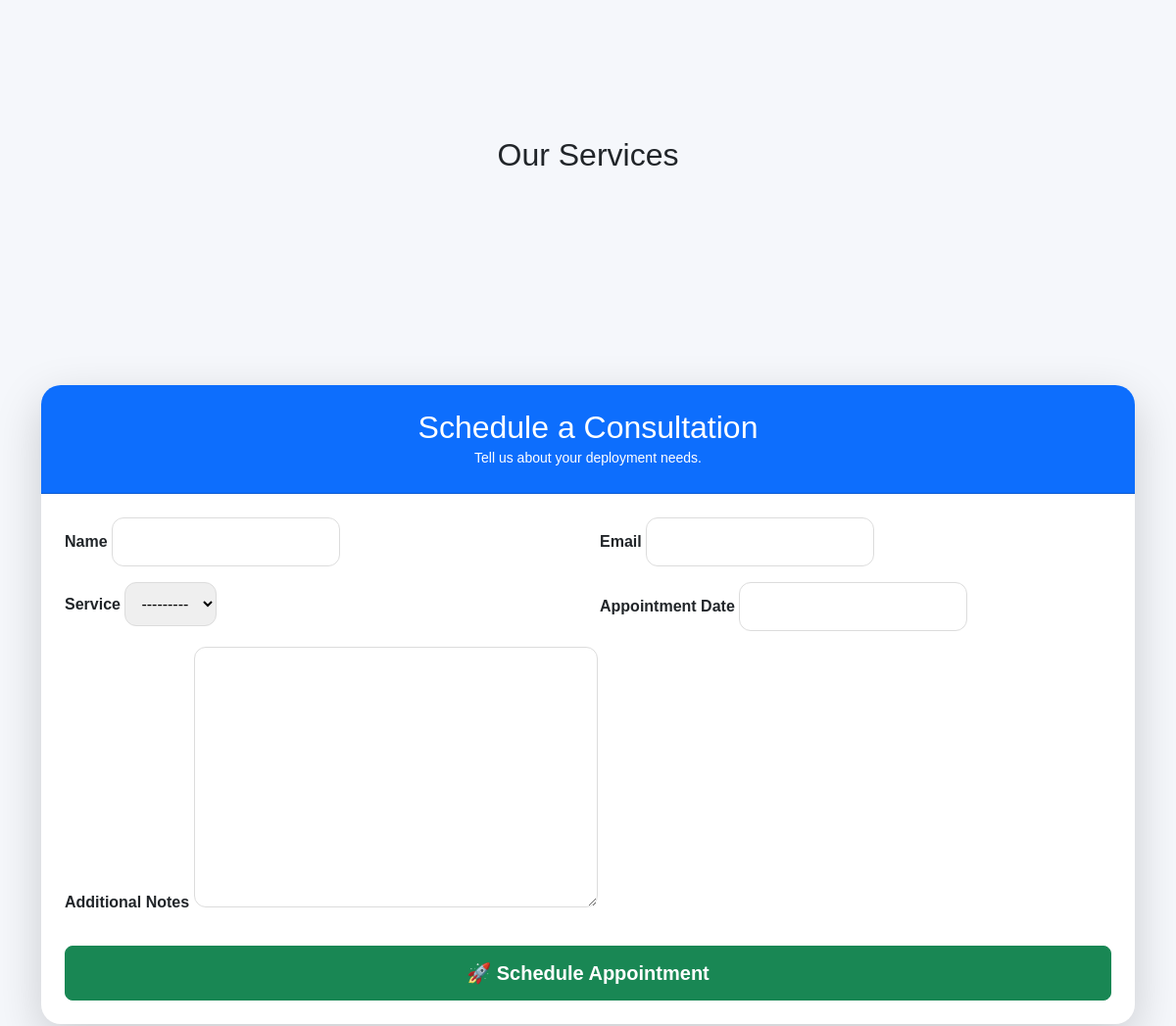
Before: / (middle part) with the older database file.
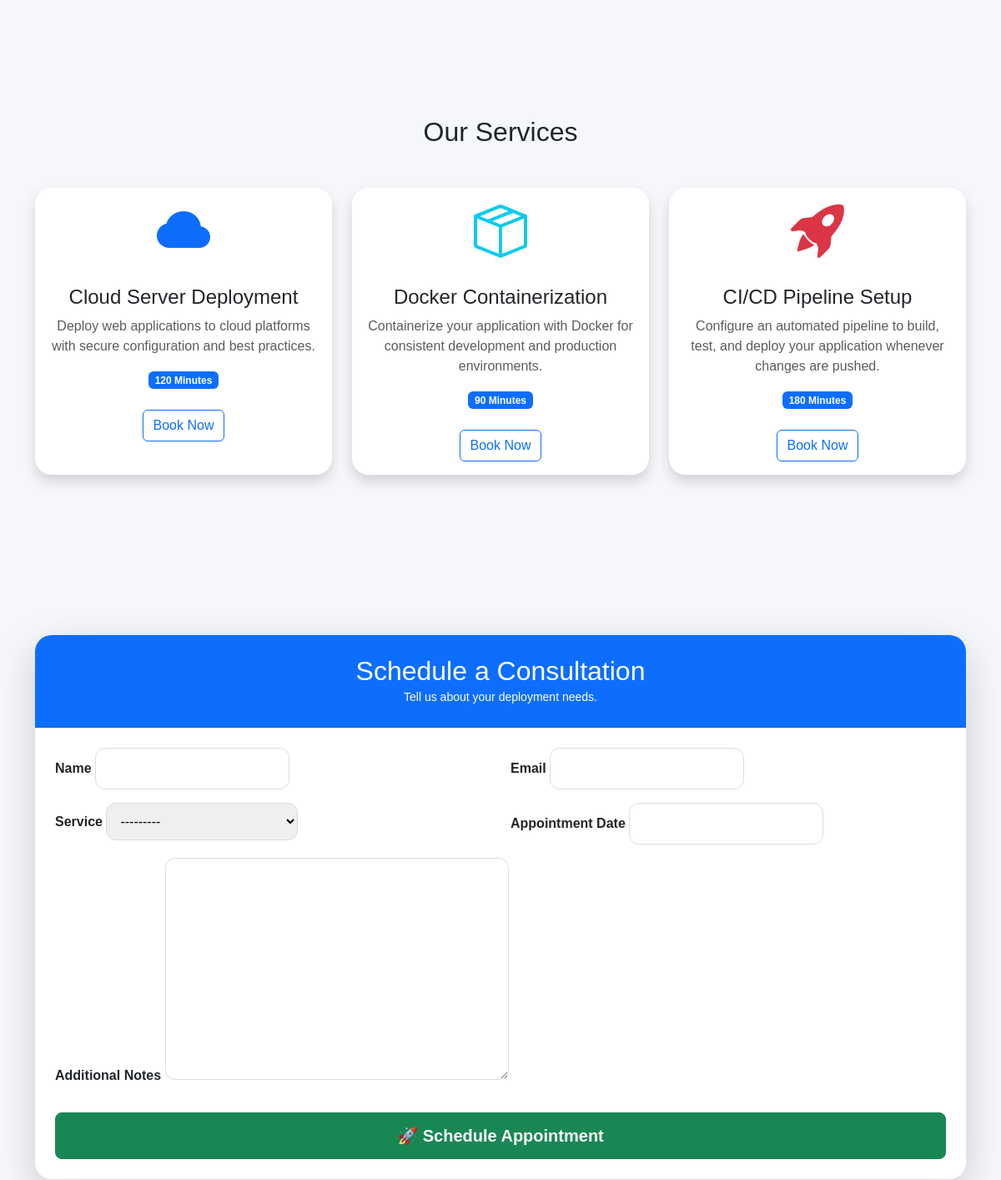
After: the same page with the newer database file.
### scheduler/models.py (models this page shows)
class Service(models.Model):
    name = models.CharField(max_length=100)
    description = models.TextField()
    duration = models.PositiveIntegerField(help_text="Duration in minutes")
    def __str__(self):
        return self.name

### scheduler/views.py (the view)
# urls.py: path('', views.home, name='home'),
def home(request):
    services = Service.objects.all()
    if request.method == "POST":
        form = AppointmentForm(request.POST)
        if form.is_valid():
            form.save()
            messages.success(request, "Your appointment has been booked successfully!")
            return redirect("home")
    else:
        form = AppointmentForm()
    context = {
        "services": services,
        "form": form,
    }
    return render(request, "scheduler/home.html", context)

### scheduler/forms.py
class AppointmentForm(forms.ModelForm):
    class Meta:
        model = Appointment
        fields = "__all__"

### scheduler/templates/scheduler/home.html (shortened to what this page needs)
{% extends "base.html" %}
{% block content %}
{% include "scheduler/components/services.html" %}
{% include "scheduler/components/booking_form.html" %}
{% endblock %}

### templates/base.html (shortened to what this page needs)
{% load static %}
<!DOCTYPE html>
<html lang="en">
<head>
    <link href="https://cdn.jsdelivr.net/npm/bootstrap@5.3.3/dist/css/bootstrap.min.css" rel="stylesheet">
<link rel="stylesheet"
href="https://cdn.jsdelivr.net/npm/bootstrap-icons@1.11.3/font/bootstrap-icons.min.css">
    <link rel="stylesheet" href="{% static 'scheduler/css/style.css' %}">
</head>
<body>
<div class="container mt-5">
    {% block content %}
    {% endblock %}
</div>
</body>
</html>

### scheduler/templates/scheduler/components/hero.html (shortened to what this page needs)
{% load static %}

### scheduler/templates/scheduler/components/services.html
<section id="services" class="my-5">
<h2 class="text-center mb-5">
    Our Services
</h2>
<div class="row">
{% for service in services %}
<div class="col-lg-4 col-md-6 mb-4">
    <div class="card shadow h-100">
        <div class="card-body text-center">
            {% if "Cloud" in service.name %}
<i class="bi bi-cloud-fill display-3 text-primary"></i>
{% elif "Docker" in service.name %}
<i class="bi bi-box-seam display-3 text-info"></i>
{% elif "CI/CD" in service.name %}
<i class="bi bi-rocket-takeoff-fill display-3 text-danger"></i>
{% else %}
<i class="bi bi-server display-3 text-secondary"></i>
{% endif %}
            <h4 class="mt-4">
                {{ service.name }}
            </h4>
            <p class="text-muted">
                {{ service.description }}
            </p>
            <span class="badge bg-primary">
                {{ service.duration }} Minutes
            </span>
            <div class="mt-4">
                <a href="#booking" class="btn btn-outline-primary">
                    Book Now
                </a>
            </div>
        </div>
    </div>
</div>
{% endfor %}
</div>
</section>

### scheduler/templates/scheduler/components/booking_form.html (shortened to what this page needs)
<section id="booking" class="my-5">
    <div class="card shadow-lg border-0">
        <div class="card-header bg-primary text-white text-center py-4">
            <h2 class="mb-0">
                Schedule a Consultation
            </h2>
            <small>
                Tell us about your deployment needs.
            </small>
        </div>
        <div class="card-body p-4">
            <form method="POST">
                <div class="row">
                    <div class="col-md-6 mb-3">
                        <label class="form-label fw-bold">
                            Name
                        </label>
                        {{ form.client_name }}
                    </div>
                    <div class="col-md-6 mb-3">
                        <label class="form-label fw-bold">
                            Email
                        </label>
                        {{ form.email }}
                    </div>
                    <div class="col-md-6 mb-3">
                        <label class="form-label fw-bold">
                            Service
                        </label>
                        {{ form.service }}
                    </div>
                    <div class="col-md-6 mb-3">
                        <label class="form-label fw-bold">
                            Appointment Date
                        </label>
                        {{ form.appointment_date }}
                    </div>
                    <div class="col-12 mb-4">
                        <label class="form-label fw-bold">
                            Additional Notes
                        </label>
                        {{ form.notes }}
                    </div>
                    <div class="col-12">
                        <button class="btn btn-success btn-lg w-100">
                            🚀 Schedule Appointment
                        </button>
                    </div>
                </div>
            </form>
        </div>
    </div>
</section>

### scheduler/static/scheduler/css/style.css (style rules this page uses)
html { scroll-behavior:smooth; }
body { background:#f5f7fb; font-family:Arial, Helvetica, sans-serif; }
.card { border:none; border-radius:20px; overflow:hidden; transition:.35s; }
#booking .card { border-radius:20px; }
.btn-success { padding:12px; font-weight:bold; }
.btn { transition:.3s; }
input, select, textarea { border-radius:12px !important; padding:12px !important; border:1px solid #dcdcdc !important; }
section { padding-top:60px; padding-bottom:60px; }

Changed rows visible on the page:
added Service: name "Cloud Server Deployment", description "Deploy web applications to cloud platforms with secure configuration and best practices.", duration "120"
added Service: name "Docker Containerization", description "Containerize your application with Docker for consistent development and production environments.", duration "90"
added Service: name "CI/CD Pipeline Setup", description "Configure an automated pipeline to build, test, and deploy your application whenever changes are pushed.", duration "180"
